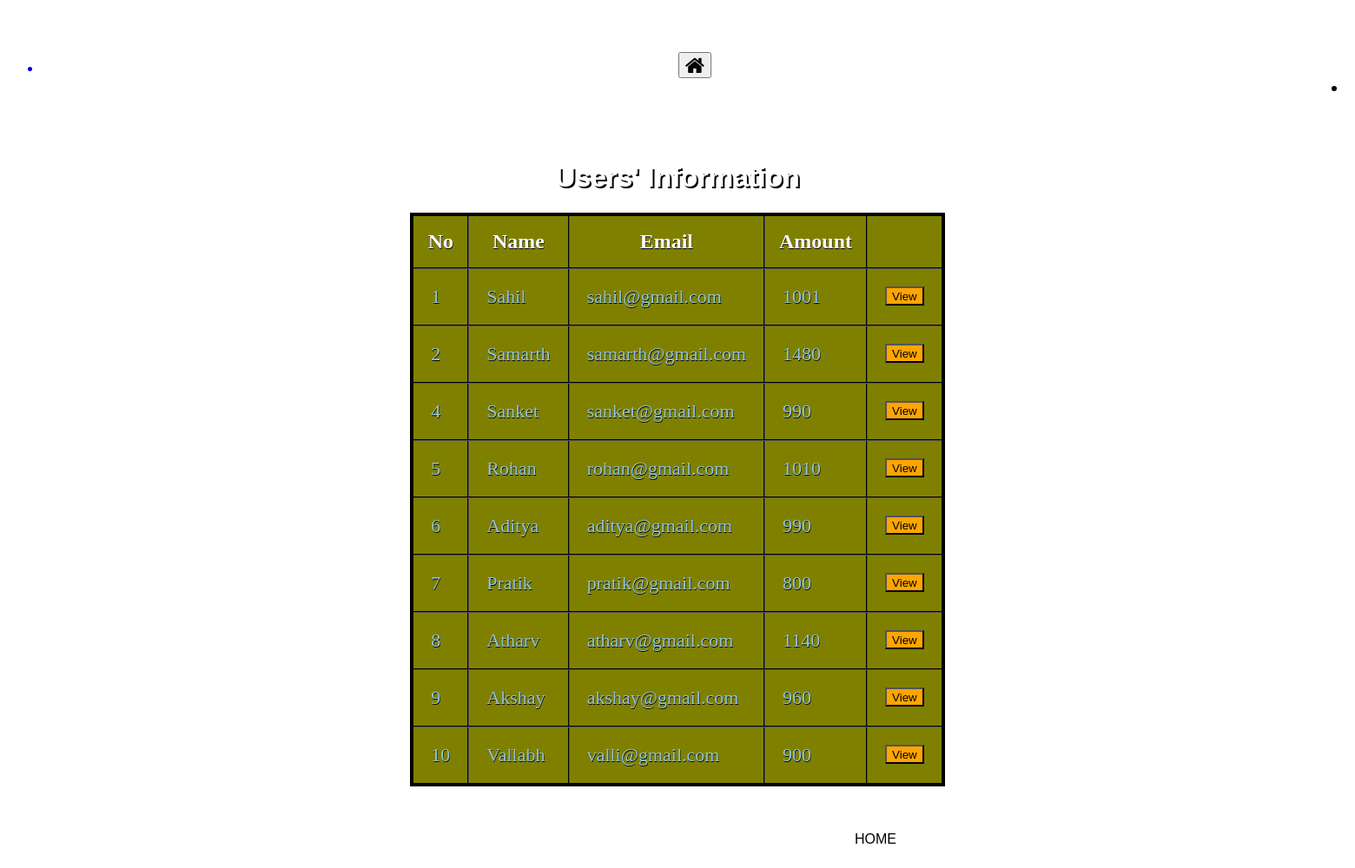
The app's page /getdetail.php with its own data.
### tables this page shows
CREATE TABLE `users` (
  `name` varchar(50) NOT NULL,
  `email` varchar(50) NOT NULL,
  `amount` double DEFAULT NULL
);

### getdetail.php (the view, shortened to what this page needs)
<?php
$con=mysqli_connect('localhost','root','','bank');
$q="select * from users ";
$result=mysqli_query($con,$q);
?>
<html>
<head>
   <link rel="stylesheet" href="button2.css">
   <link rel="stylesheet" href="https://cdnjs.cloudflare.com/ajax/libs/font-awesome/4.7.0/css/font-awesome.min.css">
</head>
<body>
    <ul class="nav-ul" style="height:53px;">
	<a href="index.php">
		<li class="nav-li"><button class="btn1"><i class="fa fa-home" style="font-size:24px"></i></button></li>
	</a>
	</ul>
	<br><br>
	<h1 style="color:#ffffff;text-shadow: 2px 2px black;">Users' Information</h1>
    <table class="flat-table-1">
		<thead>
			<th>No</th>
			<th>Name</th>
			<th>Email</th>
			<th>Amount</th>
			<th></th>
		</thead>
		<tbody>
		<tr>
			<?php
				$row=mysqli_fetch_array($result);
			?>
			<td> 1</td>
			<td><?php echo  $row["name"]; ?></td>
			<td><?php echo  $row["email"]; ?></td>
			<td><?php echo  $row["amount"]; ?></td>
			<td>
				<form action="user.php" method="post"  class="view">
					<button class="button1" type="submit" name="name" value="Sahil">View</button>
				</form>
			</td>
		</tr>
		<tr>
			<?php
				$row=mysqli_fetch_array($result);
			?>
			<td> 2</td>
			<td ><?php echo  $row["name"]; ?></td>
			<td><?php echo  $row["email"]; ?></td>
			<td><?php echo  $row["amount"]; ?></td>
			<td>
				<form action="user.php" method="post" class="view">
					<button class="button1" type="submit" name="name" value="Samarth">View</button>
				</form>
			</td>
		</tr>
        <tr>
			<?php
				$row=mysqli_fetch_array($result);
			?>
			<td> 4</td>
			<td><?php echo  $row["name"]; ?></td>
			<td><?php echo  $row["email"]; ?></td>
			<td><?php echo  $row["amount"]; ?></td>
			<td>
				<form action="user.php" method="post" class="view">
					<button class="button1" type="submit" name="name" value="Sanket">View</button>
				</form>
			</td>
        </tr>
        <tr>
			<?php
				$row=mysqli_fetch_array($result);
			?>
			<td> 5</td>
			<td><?php echo  $row["name"]; ?></td>
			<td><?php echo  $row["email"]; ?></td>
			<td><?php echo  $row["amount"]; ?></td>
			<td>
				<form action="user.php" method="post" class="view">
					<button class="button1" type="submit" name="name" value="Rohan">View</button>
				</form>
			</td>
		</tr>
        <tr>
			<?php
				$row=mysqli_fetch_array($result);
			?>
			<td> 6</td>
			<td><?php echo  $row["name"]; ?></td>
			<td><?php echo  $row["email"]; ?></td>
			<td><?php echo  $row["amount"]; ?></td>
			<td>
				<form action="user.php" method="post" class="view">
					<button class="button1" type="submit" name="name" value="Aditya">View</button>
				</form>
			</td>
        </tr>
        <tr>
			<?php
				$row=mysqli_fetch_array($result);
			?>
			<td> 7</td>
			<td><?php echo  $row["name"]; ?></td>
			<td><?php echo  $row["email"]; ?></td>
			<td><?php echo  $row["amount"]; ?></td>
			<td>
				<form action="user.php" method="post" class="view">
					<button class="button1"type="submit" name="name" value="Pratik">View</button>
				</form>
			</td>
		</tr>
        <tr>
			<?php
				$row=mysqli_fetch_array($result);
			?>
			<td> 8</td>
			<td><?php echo  $row["name"]; ?></td>
			<td><?php echo  $row["email"]; ?></td>
			<td><?php echo  $row["amount"]; ?></td>
			<td>
				<form action="user.php" method="post" class="view">
					<button class="button1"type="submit" name="name" value="Atharv">View</button>
				</form>
			</td>
		</tr>
        <tr>
			<?php
				$row=mysqli_fetch_array($result);
			?>
			<td> 9</td>
			<td><?php echo  $row["name"]; ?></td>
			<td><?php echo  $row["email"]; ?></td>
			<td><?php echo  $row["amount"]; ?></td>
			<td>
				<form action="user.php" method="post" class="view">
					<button class="button1"type="submit" name="name" value="Akshay">View</button>
				</form>
			</td>
        </tr>
        <tr>
			<?php
				$row=mysqli_fetch_array($result);
			?>
			<td> 10</td>
			<td><?php echo  $row["name"]; ?></td>
			<td><?php echo  $row["email"]; ?></td>
			<td><?php echo  $row["amount"]; ?></td>
			<td>
				<form action="user.php" method="post" class="view">
					<button class="button1"type="submit" name="name" value="Vallabh">View</button>
				</form>
			</td>
		</tr>
		</tbody>
	</table><br><br>
<div class="buttons">
	<a href="index.php">
    <button class="btn">HOME</button>
	</a>
</div>
</body>
</html>

### button2.css (style rules this page uses)
.btn { height:50px; width:2000px; font-size:16px; background:transparent; text-decoration: none; border: 1px solid white; position: relative; overflow: hidden; cursor:pointer; }
body { background-image:url("bank-with-coins.jpg"); background-position: center; background-repeat: no-repeat; background-size: cover; }
.btn:before { content: ""; position: absolute; top: 0; left: -100%; width: 100%; height: 100%; background: linear-gradient( 120deg, transparent, white, transparent ); transition: all 500ms; }

### getdetail.php (style rules this page uses)
.btn { cursor:pointer; }
body { text-align:center; background-image:url("bv3.jpg"); background-position: center; background-repeat: no-repeat; background-size: cover; }
.flat-table-1 { background: #808000; }
h1 { font-family: Arial, Times, serif; }
table { text-align:center; margin-left: auto; margin-right: auto; border:4px solid black; border-collapse:collapse; }
th { color:white; font-size:24px; padding:16px; }
td { text-align:left; font-size:22px; color: #92c6da; padding: 0px 20px 0px 20px; }
tr { transition: background 0.3s, box-shadow 0.1s; }
th,td { border-collapse:collapse; border:2px groove black; text-shadow: 0.5px 0.5px black; }
.button1 { background-color:orange; text-align:center; padding-top:2px; }
.view { top:80%; padding-top:20px; text-align:center; }
body { background-image:url("bv31.jpg"); background-position: center; background-repeat: no-repeat; background-size: cover; }

### records on screen
users: name "Sahil", email "sahil@gmail.com", amount "1001"
users: name "Samarth", email "samarth@gmail.com", amount "1480"
users: name "Sanket", email "sanket@gmail.com", amount "990"
users: name "Rohan", email "rohan@gmail.com", amount "1010"
users: name "Aditya", email "aditya@gmail.com", amount "990"
users: name "Pratik", email "pratik@gmail.com", amount "800"
users: name "Atharv", email "atharv@gmail.com", amount "1140"
users: name "Akshay", email "akshay@gmail.com", amount "960"
users: name "Vallabh", email "valli@gmail.com", amount "900"
